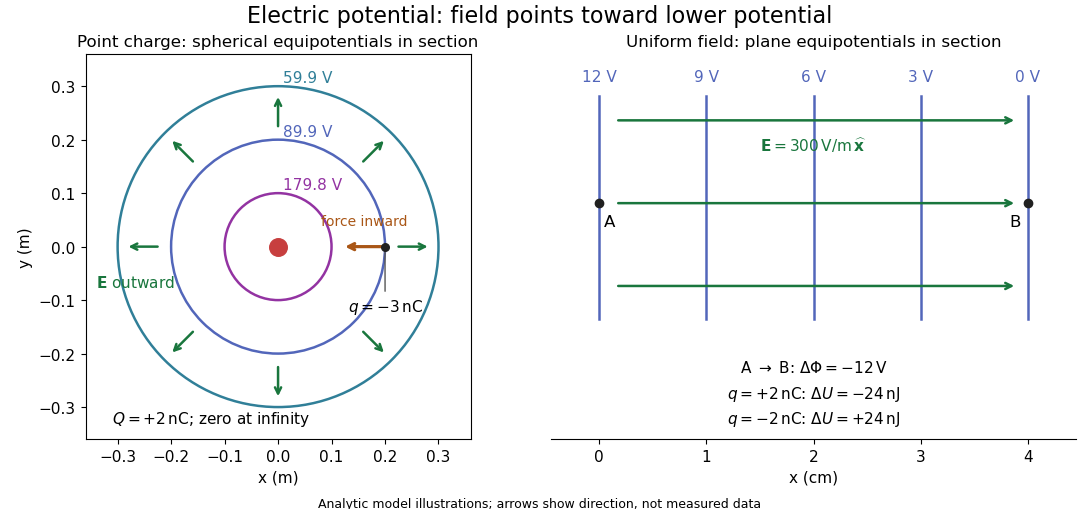

Reproduce this figure in Python.
"""Original electrostatic models; write this script's PNG basename to CWD.

Tested with Python 3.14, matplotlib 3.10.7 and numpy 2.3.5.
"""
from pathlib import Path

import matplotlib.pyplot as plt
import numpy as np
from matplotlib.patches import Circle


def main():
    plt.rcParams.update({"font.size": 11, "figure.facecolor": "white"})
    fig, (ax, bx) = plt.subplots(1, 2, figsize=(10.8, 5.1), layout="constrained")
    fig.get_layout_engine().set(rect=(0, 0.04, 1, 0.90))
    fig.suptitle("Electric potential: field points toward lower potential", fontsize=16, y=0.99)
    ax.set_title("Point charge: spherical equipotentials in section", fontsize=12)
    k, source_charge = 8.99e9, 2e-9
    for radius, color in zip((0.10, 0.20, 0.30), ("#9333a2", "#5266ba", "#307f98")):
        ax.add_patch(Circle((0, 0), radius, fill=False, color=color, lw=1.8))
        ax.text(0.01, radius + 0.007, f"{k * source_charge / radius:.1f} V", color=color)
    ax.scatter([0], [0], s=160, c="#c73f3f", zorder=5)
    ax.text(-0.31, -0.33, r"$Q=+2\,\mathrm{nC}$; zero at infinity", fontsize=11)
    for angle in np.linspace(0, 2 * np.pi, 8, endpoint=False):
        start = 0.22 * np.array([np.cos(angle), np.sin(angle)])
        end = 0.285 * np.array([np.cos(angle), np.sin(angle)])
        ax.annotate("", xy=end, xytext=start,
                    arrowprops={"arrowstyle": "->", "color": "#19763d", "lw": 1.8})
    ax.text(-0.34, -0.075, r"$\mathbf{E}$ outward", color="#19763d")
    ax.scatter([0.2], [0], c="#202020", s=30, zorder=6)
    ax.annotate(r"$q=-3\,\mathrm{nC}$", xy=(0.2, 0), xytext=(0.13, -0.12),
                arrowprops={"arrowstyle": "-", "color": "#555555"})
    ax.annotate("", xy=(0.12, 0), xytext=(0.2, 0),
                arrowprops={"arrowstyle": "->", "color": "#a95616", "lw": 2.3})
    ax.text(0.08, 0.04, "force inward", color="#a95616", fontsize=10)
    ax.set(xlim=(-0.36, 0.36), ylim=(-0.36, 0.36), xlabel="x (m)", ylabel="y (m)")
    ax.set_aspect("equal")

    bx.set_title("Uniform field: plane equipotentials in section", fontsize=12)
    for x in (0, 1, 2, 3, 4):
        bx.plot([x, x], [0.1, 2.8], color="#5266ba", lw=1.8)
        bx.text(x, 2.97, f"{12 - 3 * x:g} V", ha="center", color="#5266ba")
    for y in (0.5, 1.5, 2.5):
        bx.annotate("", xy=(3.9, y), xytext=(0.15, y),
                    arrowprops={"arrowstyle": "->", "color": "#19763d", "lw": 1.8})
    bx.text(2, 2.13, r"$\mathbf{E}=300\,\mathrm{V/m}\,\widehat{\mathbf{x}}$",
            color="#19763d", ha="center")
    bx.scatter([0, 4], [1.5, 1.5], c="#202020", zorder=5)
    bx.text(0.04, 1.22, "A", fontsize=12)
    bx.text(3.83, 1.22, "B", fontsize=12)
    bx.text(2, -0.54, r"A $\to$ B: $\Delta\Phi=-12\,\mathrm{V}$", ha="center")
    bx.text(2, -0.85, r"$q=+2\,\mathrm{nC}$: $\Delta U=-24\,\mathrm{nJ}$", ha="center")
    bx.text(2, -1.16, r"$q=-2\,\mathrm{nC}$: $\Delta U=+24\,\mathrm{nJ}$", ha="center")
    bx.set(xlim=(-0.45, 4.45), ylim=(-1.35, 3.3), xlabel="x (cm)")
    bx.set_yticks([])
    bx.spines[["left", "right", "top"]].set_visible(False)
    fig.text(0.5, 0.003, "Analytic model illustrations; arrows show direction, not measured data", ha="center", fontsize=9)
    fig.savefig(Path.cwd() / (Path(__file__).stem + ".png"), dpi=100, facecolor="white", transparent=False)
    plt.close(fig)


if __name__ == "__main__":
    main()
